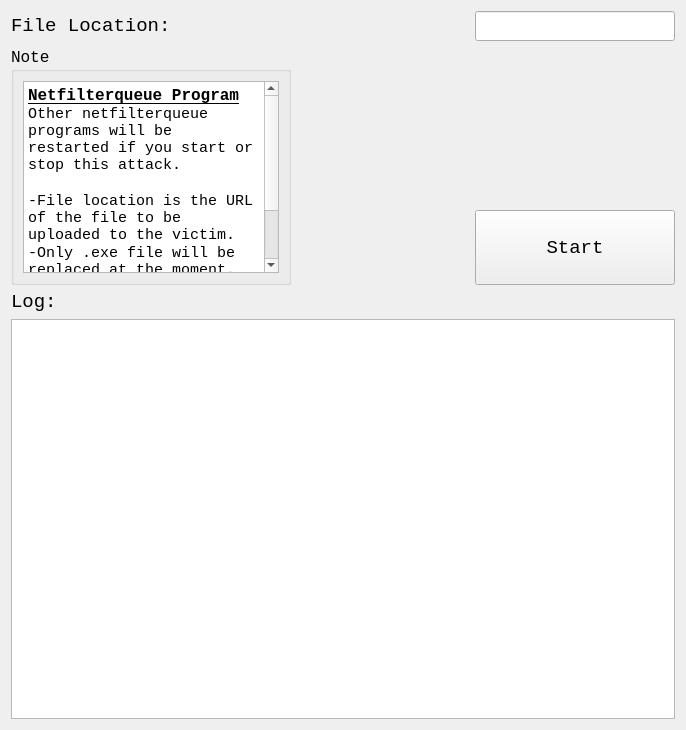
          <widget class="QWidget" name="DownloadReplacerTab">
           <attribute name="title">
            <string>Download Replacer</string>
           </attribute>
           <layout class="QGridLayout" name="gridLayout_17">
            <item row="0" column="0">
             <layout class="QVBoxLayout" name="verticalLayout_21">
              <item>
               <layout class="QVBoxLayout" name="verticalLayout_19">
                <item>
                 <layout class="QHBoxLayout" name="horizontalLayout_21">
                  <item>
                   <widget class="QLabel" name="interface_label_http1_2">
                    <property name="minimumSize">
                     <size>
                      <width>150</width>
                      <height>0</height>
                     </size>
                    </property>
                    <property name="font">
                     <font>
                      <family>Monospace</family>
                      <pointsize>14</pointsize>
                     </font>
                    </property>
                    <property name="text">
                     <string>File Location:</string>
                    </property>
                   </widget>
                  </item>
                  <item>
                   <spacer name="horizontalSpacer_12">
                    <property name="orientation">
                     <enum>Qt::Horizontal</enum>
                    </property>
                    <property name="sizeType">
                     <enum>QSizePolicy::Fixed</enum>
                    </property>
                    <property name="sizeHint" stdset="0">
                     <size>
                      <width>298</width>
                      <height>18</height>
                     </size>
                    </property>
                   </spacer>
                  </item>
                  <item>
                   <widget class="QLineEdit" name="download_replace_file_location">
                    <property name="sizePolicy">
                     <sizepolicy hsizetype="Expanding" vsizetype="Fixed">
                      <horstretch>0</horstretch>
                      <verstretch>0</verstretch>
                     </sizepolicy>
                    </property>
                    <property name="minimumSize">
                     <size>
                      <width>200</width>
                      <height>0</height>
                     </size>
                    </property>
                    <property name="font">
                     <font>
                      <family>Monospace</family>
                      <pointsize>14</pointsize>
                     </font>
                    </property>
                    <property name="text">
                     <string/>
                    </property>
                   </widget>
                  </item>
                 </layout>
                </item>
                <item>
                 <layout class="QHBoxLayout" name="horizontalLayout_22">
                  <item>
                   <widget class="QGroupBox" name="groupBox_5">
                    <property name="minimumSize">
                     <size>
                      <width>100</width>
                      <height>100</height>
                     </size>
                    </property>
                    <property name="font">
                     <font>
                      <family>Monospace</family>
                      <pointsize>12</pointsize>
                     </font>
                    </property>
                    <property name="title">
                     <string>Note</string>
                    </property>
                    <layout class="QVBoxLayout" name="verticalLayout_17">
                     <item>
                      <widget class="QTextBrowser" name="textBrowser_5">
                       <property name="font">
                        <font>
                         <family>Monospace</family>
                         <pointsize>12</pointsize>
                        </font>
                       </property>
                       <property name="html">
                        <string>&lt;!DOCTYPE HTML PUBLIC &quot;-//W3C//DTD HTML 4.0//EN&quot; &quot;http://www.w3.org/TR/REC-html40/strict.dtd&quot;&gt;
&lt;html&gt;&lt;head&gt;&lt;meta name=&quot;qrichtext&quot; content=&quot;1&quot; /&gt;&lt;style type=&quot;text/css&quot;&gt;
p, li { white-space: pre-wrap; }
&lt;/style&gt;&lt;/head&gt;&lt;body style=&quot; font-family:'Monospace'; font-size:12pt; font-weight:400; font-style:normal;&quot;&gt;
&lt;p style=&quot; margin-top:0px; margin-bottom:0px; margin-left:0px; margin-right:0px; -qt-block-indent:0; text-indent:0px;&quot;&gt;&lt;span style=&quot; font-weight:600; text-decoration: underline;&quot;&gt;Netfilterqueue Program&lt;/span&gt;&lt;/p&gt;
&lt;p style=&quot; margin-top:0px; margin-bottom:0px; margin-left:0px; margin-right:0px; -qt-block-indent:0; text-indent:0px;&quot;&gt;&lt;span style=&quot; font-size:11pt;&quot;&gt;Other netfilterqueue programs will be restarted if you start or stop this attack.&lt;/span&gt;&lt;/p&gt;
&lt;p style=&quot;-qt-paragraph-type:empty; margin-top:0px; margin-bottom:0px; margin-left:0px; margin-right:0px; -qt-block-indent:0; text-indent:0px; font-size:11pt;&quot;&gt;&lt;br /&gt;&lt;/p&gt;
&lt;p style=&quot; margin-top:0px; margin-bottom:0px; margin-left:0px; margin-right:0px; -qt-block-indent:0; text-indent:0px;&quot;&gt;&lt;span style=&quot; font-size:11pt;&quot;&gt;-File location is the URL of the file to be uploaded to the victim.&lt;/span&gt;&lt;/p&gt;
&lt;p style=&quot; margin-top:0px; margin-bottom:0px; margin-left:0px; margin-right:0px; -qt-block-indent:0; text-indent:0px;&quot;&gt;&lt;span style=&quot; font-size:11pt;&quot;&gt;-Only .exe file will be replaced at the moment.&lt;/span&gt;&lt;/p&gt;
&lt;p style=&quot; margin-top:0px; margin-bottom:0px; margin-left:0px; margin-right:0px; -qt-block-indent:0; text-indent:0px;&quot;&gt;&lt;span style=&quot; font-size:11pt;&quot;&gt;-Please press the stop button to stop the attack or it might cause some errors.&lt;/span&gt;&lt;/p&gt;&lt;/body&gt;&lt;/html&gt;</string>
                       </property>
                      </widget>
                     </item>
                    </layout>
                   </widget>
                  </item>
                  <item>
                   <spacer name="horizontalSpacer_13">
                    <property name="orientation">
                     <enum>Qt::Horizontal</enum>
                    </property>
                    <property name="sizeHint" stdset="0">
                     <size>
                      <width>40</width>
                      <height>20</height>
                     </size>
                    </property>
                   </spacer>
                  </item>
                  <item>
                   <layout class="QVBoxLayout" name="verticalLayout_18">
                    <item>
                     <spacer name="verticalSpacer_5">
                      <property name="orientation">
                       <enum>Qt::Vertical</enum>
                      </property>
                      <property name="sizeHint" stdset="0">
                       <size>
                        <width>20</width>
                        <height>40</height>
                       </size>
                      </property>
                     </spacer>
                    </item>
                    <item>
                     <widget class="QPushButton" name="download_replace_button">
                      <property name="minimumSize">
                       <size>
                        <width>200</width>
                        <height>75</height>
                       </size>
                      </property>
                      <property name="font">
                       <font>
                        <family>Monospace</family>
                        <pointsize>14</pointsize>
                       </font>
                      </property>
                      <property name="text">
                       <string>Start</string>
                      </property>
                     </widget>
                    </item>
                   </layout>
                  </item>
                 </layout>
                </item>
               </layout>
              </item>
              <item>
               <layout class="QVBoxLayout" name="verticalLayout_20">
                <item>
                 <widget class="QLabel" name="label_6">
                  <property name="font">
                   <font>
                    <family>Monospace</family>
                    <pointsize>14</pointsize>
                   </font>
                  </property>
                  <property name="text">
                   <string>Log:</string>
                  </property>
                 </widget>
                </item>
                <item>
                 <widget class="QTextBrowser" name="download_replace_log">
                  <property name="minimumSize">
                   <size>
                    <width>0</width>
                    <height>400</height>
                   </size>
                  </property>
                  <property name="font">
                   <font>
                    <family>Monospace</family>
                    <pointsize>12</pointsize>
                   </font>
                  </property>
                  <property name="html">
                   <string>&lt;!DOCTYPE HTML PUBLIC &quot;-//W3C//DTD HTML 4.0//EN&quot; &quot;http://www.w3.org/TR/REC-html40/strict.dtd&quot;&gt;
&lt;html&gt;&lt;head&gt;&lt;meta name=&quot;qrichtext&quot; content=&quot;1&quot; /&gt;&lt;style type=&quot;text/css&quot;&gt;
p, li { white-space: pre-wrap; }
&lt;/style&gt;&lt;/head&gt;&lt;body style=&quot; font-family:'Monospace'; font-size:12pt; font-weight:400; font-style:normal;&quot;&gt;
&lt;p style=&quot;-qt-paragraph-type:empty; margin-top:0px; margin-bottom:0px; margin-left:0px; margin-right:0px; -qt-block-indent:0; text-indent:0px;&quot;&gt;&lt;br /&gt;&lt;/p&gt;&lt;/body&gt;&lt;/html&gt;</string>
                  </property>
                 </widget>
                </item>
               </layout>
              </item>
             </layout>
            </item>
           </layout>
          </widget>
